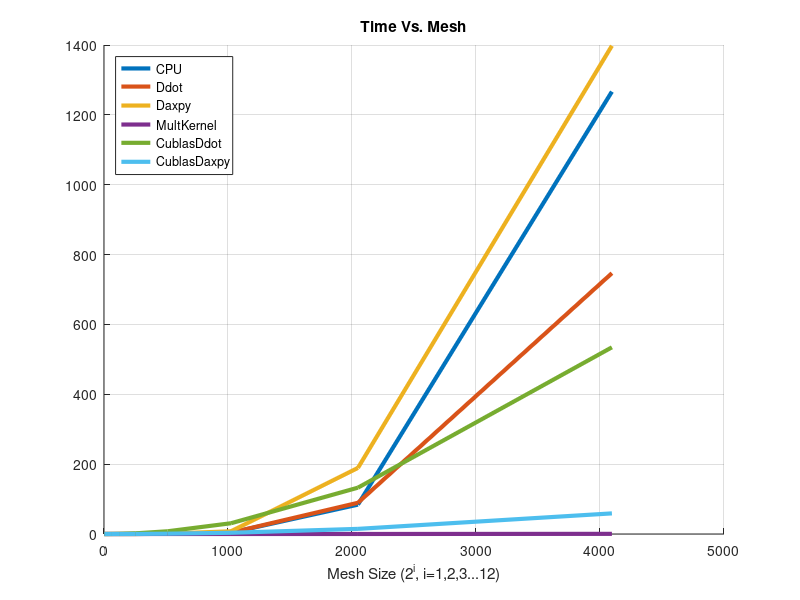

Write the MATLAB code that produced this figure.
clear all; close all; clc;

dat = importdata('./TimeVsMesh.csv');

mesh = dat.data(:,2);
CPU = dat.data(:,3)*1E-6;
DDOT = dat.data(:,4)*1E-6;
DAXPY = dat.data(:,5)*1E-6;
multKernel = dat.data(:,6)*1E-3;
cublasDdot = dat.data(:,7)*1E-3;
cublasDaxpy = dat.data(:,8)*1E-3;

hold on
plot(mesh,CPU,'LineWidth',3);
plot(mesh,DDOT,'LineWidth',3);
plot(mesh,DAXPY,'LineWidth',3);
plot(mesh,multKernel,'LineWidth',3)
plot(mesh,cublasDdot,'LineWidth',3)
plot(mesh,cublasDaxpy,'LineWidth',3)
hold off

title('Time Vs. Mesh')
xlabel('Mesh Size (2^i, i=1,2,3...12)')
legend('CPU','Ddot','Daxpy','MultKernel','CublasDdot','CublasDaxpy','Location','northwest')
grid on